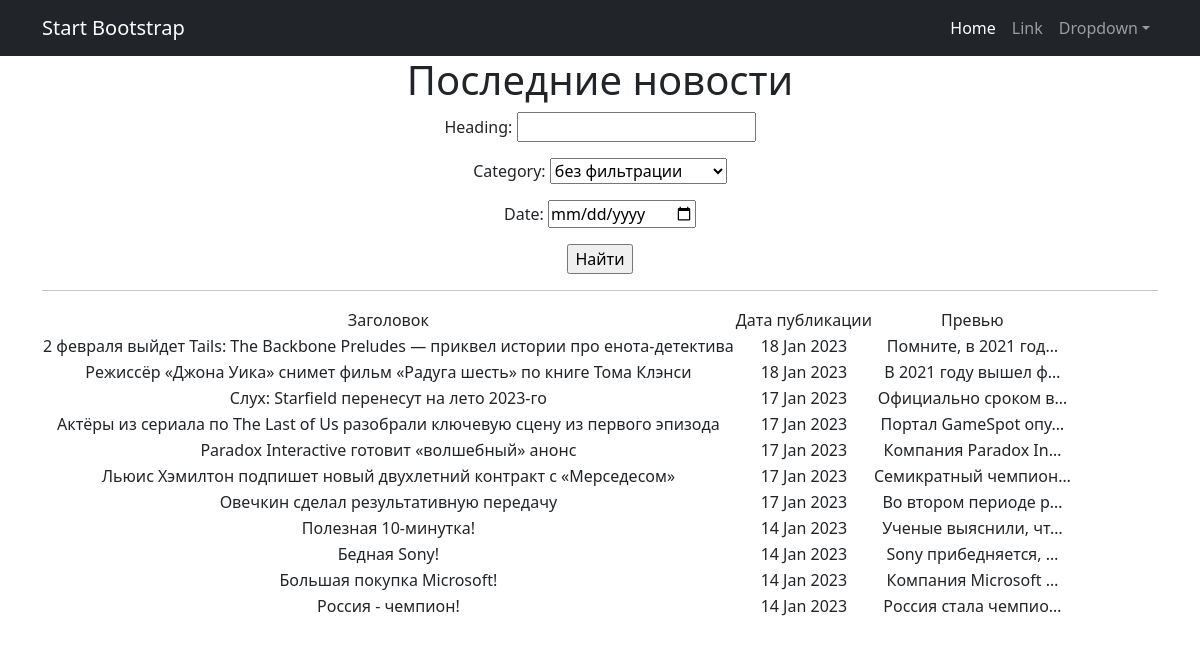
/news/search, run on the app's committed database.
### news/models.py (models this page shows, shortened)
class Post(models.Model):
    heading = models.CharField(max_length=100)
    text = models.CharField(max_length=1000)
    author = models.ForeignKey(Author, on_delete=models.CASCADE)
    type = models.CharField(max_length=2,
                            choices=TYPES)
    create_time = models.DateTimeField(auto_now_add=True)
    rating = models.IntegerField(default=0)
    category = models.ManyToManyField(Category, through='PostCategory')

### news/views.py (the view)
# urls.py: path('search', PostSearch.as_view()),
class PostSearch(ListView):
    model = Post
    ordering = '-create_time'
    template_name = 'search.html'
    context_object_name = 'posts'
    def get_queryset(self):
        queryset = super().get_queryset()
        self.filterset = PostFilter(self.request.GET, queryset)
        return self.filterset.qs
    def get_context_data(self, **kwargs):
        context = super().get_context_data(**kwargs)
        context['filterset'] = self.filterset
        return context

### news/models.py (called while the page is built)
    def __str__(self):
        return self.name.title()

### templates/search.html (shortened to what this page needs)
{% extends 'flatpages/default.html' %}
{% block content %}
   <h1>Последние новости</h1>
   <form action="" method="get">
       {{ filterset.form.as_p }}
       <input type="submit" value="Найти" />
   </form>
   <hr>
       <table>
           <tr>
               <td>Заголовок</td>
               <td>Дата публикации</td>
               <td>Превью</td>
           </tr>
           {% for post in posts %}
           <tr>
               <td>{{ post.heading }}</td>
               <td>{{ post.create_time|date:'d M Y' }}</td>
               <td>{{ post.text|truncatechars:20 }}</td>
           </tr>
           {% endfor %}
       </table>
{% endblock content %}

### templates/flatpages/default.html (shortened to what this page needs)
<!DOCTYPE html>
<html lang="en">
    <head>
        {% load static %}
        <link href="{% static 'css/styles.css' %}" rel="stylesheet" />
    </head>
    <body>
        <nav class="navbar navbar-expand-lg navbar-dark bg-dark">
            <div class="container">
                <a class="navbar-brand" href="#">Start Bootstrap</a>
                <div class="collapse navbar-collapse" id="navbarSupportedContent">
                    <ul class="navbar-nav ms-auto mb-2 mb-lg-0">
                        <li class="nav-item"><a class="nav-link active" aria-current="page" href="#">Home</a></li>
                        <li class="nav-item"><a class="nav-link" href="#">Link</a></li>
                        <li class="nav-item dropdown">
                            <a class="nav-link dropdown-toggle" id="navbarDropdown" href="#" role="button" data-bs-toggle="dropdown" aria-expanded="false">Dropdown</a>
                        </li>
                    </ul>
                </div>
            </div>
        </nav>
        <div class="container">
   <div class="row">
       <div class="col-lg-12 text-center">
           {% block content %}{% endblock content %}
       </div>
   </div>
</div>
    </body>
</html>

### data on the page
Post: heading "2 февраля выйдет Tails: The Backbone Preludes — приквел истории про енота-детектива", create_time "18 Jan 2023", text "Помните, в 2021 год…"
Post: heading "Режиссёр «Джона Уика» снимет фильм «Радуга шесть» по книге Тома Клэнси", create_time "18 Jan 2023", text "В 2021 году вышел ф…"
Post: heading "Слух: Starfield перенесут на лето 2023-го", create_time "17 Jan 2023", text "Официально сроком в…"
Post: heading "Актёры из сериала по The Last of Us разобрали ключевую сцену из первого эпизода", create_time "17 Jan 2023", text "Портал GameSpot опу…"
Post: heading "Paradox Interactive готовит «волшебный» анонс", create_time "17 Jan 2023", text "Компания Paradox In…"
Post: heading "Льюис Хэмилтон подпишет новый двухлетний контракт с «Мерседесом»", create_time "17 Jan 2023", text "Семикратный чемпион…"
Post: heading "Овечкин сделал результативную передачу", create_time "17 Jan 2023", text "Во втором периоде р…"
Post: heading "Полезная 10-минутка!", create_time "14 Jan 2023", text "Ученые выяснили, чт…"
Post: heading "Бедная Sony!", create_time "14 Jan 2023", text "Sony прибедняется, …"
Post: heading "Большая покупка Microsoft!", create_time "14 Jan 2023", text "Компания Microsoft …"
Post: heading "Россия - чемпион!", create_time "14 Jan 2023", text "Россия стала чемпио…"
